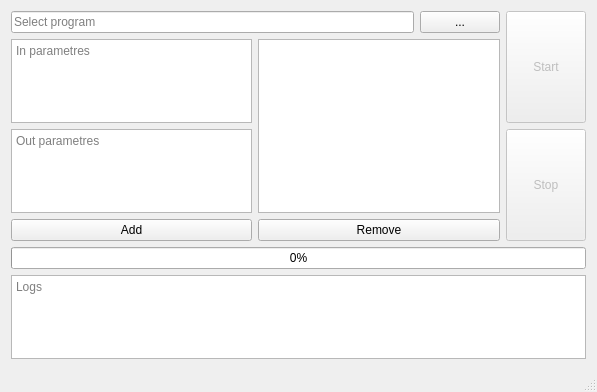
<?xml version="1.0" encoding="UTF-8"?>
<ui version="4.0">
 <class>MainWindow</class>
 <widget class="QMainWindow" name="MainWindow">
  <property name="geometry">
   <rect>
    <x>0</x>
    <y>0</y>
    <width>597</width>
    <height>392</height>
   </rect>
  </property>
  <property name="windowTitle">
   <string>MainWindow</string>
  </property>
  <widget class="QWidget" name="centralWidget">
   <layout class="QGridLayout" name="gridLayout">
    <item row="3" column="0">
     <widget class="QPushButton" name="btnAddTest">
      <property name="enabled">
       <bool>true</bool>
      </property>
      <property name="text">
       <string>Add</string>
      </property>
     </widget>
    </item>
    <item row="2" column="2" rowspan="2">
     <widget class="QPushButton" name="btnStop">
      <property name="enabled">
       <bool>false</bool>
      </property>
      <property name="sizePolicy">
       <sizepolicy hsizetype="Minimum" vsizetype="Expanding">
        <horstretch>0</horstretch>
        <verstretch>0</verstretch>
       </sizepolicy>
      </property>
      <property name="text">
       <string>Stop</string>
      </property>
     </widget>
    </item>
    <item row="3" column="1">
     <widget class="QPushButton" name="btnRemoveTest">
      <property name="enabled">
       <bool>true</bool>
      </property>
      <property name="text">
       <string>Remove</string>
      </property>
     </widget>
    </item>
    <item row="0" column="0" colspan="2">
     <layout class="QHBoxLayout" name="horizontalLayout">
      <item>
       <widget class="QLineEdit" name="leSelectFile">
        <property name="focusPolicy">
         <enum>Qt::NoFocus</enum>
        </property>
        <property name="readOnly">
         <bool>true</bool>
        </property>
        <property name="placeholderText">
         <string>Select program</string>
        </property>
       </widget>
      </item>
      <item>
       <widget class="QPushButton" name="btnSelectFile">
        <property name="text">
         <string>...</string>
        </property>
       </widget>
      </item>
     </layout>
    </item>
    <item row="0" column="2" rowspan="2">
     <widget class="QPushButton" name="btnStart">
      <property name="enabled">
       <bool>false</bool>
      </property>
      <property name="sizePolicy">
       <sizepolicy hsizetype="Minimum" vsizetype="Expanding">
        <horstretch>0</horstretch>
        <verstretch>0</verstretch>
       </sizepolicy>
      </property>
      <property name="text">
       <string>Start</string>
      </property>
     </widget>
    </item>
    <item row="2" column="0">
     <widget class="QTextEdit" name="teOut">
      <property name="tabChangesFocus">
       <bool>true</bool>
      </property>
      <property name="placeholderText">
       <string>Out parametres</string>
      </property>
     </widget>
    </item>
    <item row="1" column="1" rowspan="2">
     <widget class="QTableView" name="tv">
      <property name="tabKeyNavigation">
       <bool>false</bool>
      </property>
     </widget>
    </item>
    <item row="1" column="0">
     <widget class="QTextEdit" name="teIn">
      <property name="tabChangesFocus">
       <bool>true</bool>
      </property>
      <property name="placeholderText">
       <string>In parametres</string>
      </property>
     </widget>
    </item>
    <item row="5" column="0" colspan="3">
     <widget class="QTextEdit" name="teLog">
      <property name="readOnly">
       <bool>true</bool>
      </property>
      <property name="placeholderText">
       <string>Logs</string>
      </property>
     </widget>
    </item>
    <item row="4" column="0" colspan="3">
     <widget class="QProgressBar" name="progressBar">
      <property name="maximum">
       <number>1000</number>
      </property>
      <property name="value">
       <number>0</number>
      </property>
      <property name="textVisible">
       <bool>true</bool>
      </property>
     </widget>
    </item>
   </layout>
  </widget>
  <widget class="QStatusBar" name="statusBar"/>
 </widget>
 <layoutdefault spacing="6" margin="11"/>
 <tabstops>
  <tabstop>btnSelectFile</tabstop>
  <tabstop>teIn</tabstop>
  <tabstop>teOut</tabstop>
  <tabstop>btnAddTest</tabstop>
  <tabstop>tv</tabstop>
  <tabstop>btnRemoveTest</tabstop>
  <tabstop>btnStart</tabstop>
  <tabstop>btnStop</tabstop>
  <tabstop>teLog</tabstop>
 </tabstops>
 <resources/>
 <connections/>
</ui>
